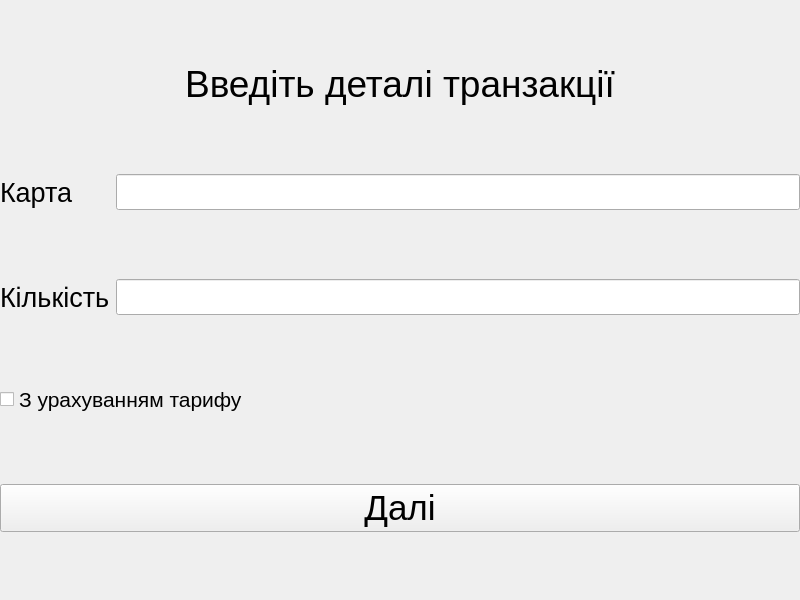
<?xml version="1.0" encoding="UTF-8"?>
<ui version="4.0">
 <class>transaction_screen</class>
 <widget class="QWidget" name="transaction_screen">
  <property name="geometry">
   <rect>
    <x>0</x>
    <y>0</y>
    <width>800</width>
    <height>600</height>
   </rect>
  </property>
  <property name="windowTitle">
   <string>Form</string>
  </property>
  <widget class="QWidget" name="gridWidget" native="true">
   <property name="geometry">
    <rect>
     <x>0</x>
     <y>0</y>
     <width>800</width>
     <height>600</height>
    </rect>
   </property>
   <layout class="QGridLayout" name="gridLayout_2" rowminimumheight="0,0,0,0,0,0">
    <item row="3" column="0">
     <widget class="QLabel" name="label_3">
      <property name="font">
       <font>
        <pointsize>20</pointsize>
       </font>
      </property>
      <property name="text">
       <string>Кількість</string>
      </property>
     </widget>
    </item>
    <item row="3" column="1">
     <widget class="QLineEdit" name="money">
      <property name="font">
       <font>
        <pointsize>18</pointsize>
       </font>
      </property>
     </widget>
    </item>
    <item row="4" column="0" colspan="2">
     <widget class="QCheckBox" name="withTariff">
      <property name="font">
       <font>
        <pointsize>16</pointsize>
       </font>
      </property>
      <property name="text">
       <string>З урахуванням тарифу</string>
      </property>
     </widget>
    </item>
    <item row="2" column="1">
     <widget class="QLineEdit" name="card">
      <property name="font">
       <font>
        <pointsize>18</pointsize>
       </font>
      </property>
     </widget>
    </item>
    <item row="2" column="0">
     <widget class="QLabel" name="label">
      <property name="font">
       <font>
        <pointsize>20</pointsize>
       </font>
      </property>
      <property name="text">
       <string>Карта</string>
      </property>
     </widget>
    </item>
    <item row="5" column="0" colspan="2">
     <widget class="QPushButton" name="submitButton">
      <property name="font">
       <font>
        <pointsize>26</pointsize>
       </font>
      </property>
      <property name="text">
       <string>Далі</string>
      </property>
      <property name="flat">
       <bool>false</bool>
      </property>
     </widget>
    </item>
    <item row="0" column="0" colspan="2">
     <widget class="QLabel" name="label_2">
      <property name="sizePolicy">
       <sizepolicy hsizetype="Preferred" vsizetype="Fixed">
        <horstretch>0</horstretch>
        <verstretch>0</verstretch>
       </sizepolicy>
      </property>
      <property name="font">
       <font>
        <pointsize>28</pointsize>
       </font>
      </property>
      <property name="text">
       <string>Введіть деталі транзакції</string>
      </property>
      <property name="alignment">
       <set>Qt::AlignCenter</set>
      </property>
     </widget>
    </item>
   </layout>
  </widget>
 </widget>
 <tabstops>
  <tabstop>card</tabstop>
  <tabstop>money</tabstop>
 </tabstops>
 <resources/>
 <connections/>
</ui>
